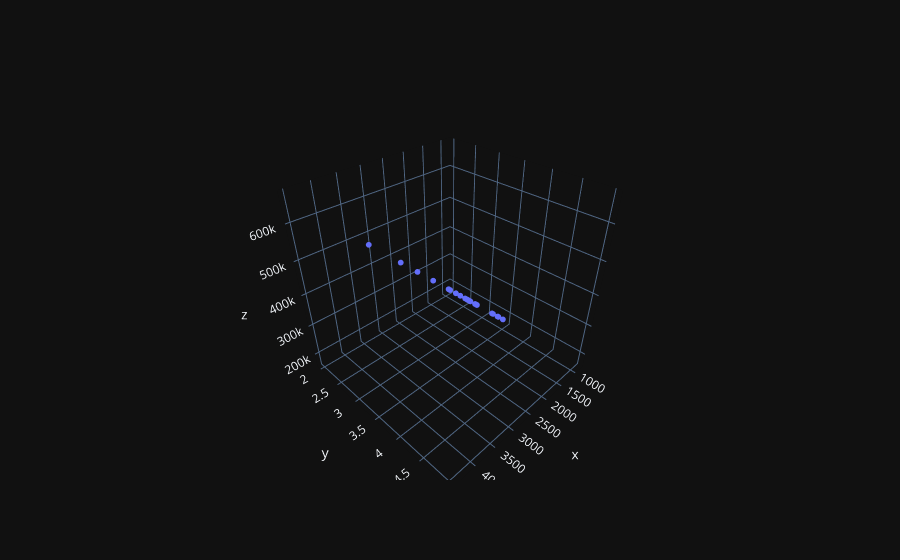

The notebook cell saved with this chart:
### Code cell
scatter3d(X_train[:, 0], X_train[:, 1], Y_train)
scatter3d(X_train[:, 0], X_train[:, 1], lr.predict(X_train))

### Figure 1 — Plotly figure (JSON) as saved in the notebook; plotly's stock layout.template omitted (floating-point values rounded to 4 significant figures)
{"data": [{"marker": {"size": 2}, "mode": "markers", "x": [4478, 1985, 1236, 1811, 1268, 2132, 1427, 4215, 1600, 1890, 1437, 3890, 1534, 1962, 1239, 1888, 3031, 1494, 2162, 1203, 1416, 2104, 852], "y": [5, 4, 3, 4, 3, 4, 3, 4, 3, 3, 3, 3, 3, 4, 3, 2, 4, 3, 4, 3, 2, 3, 2], "z": [665700.0, 327500.0, 223800.0, 304100.0, 228100.0, 347200.0, 249500.0, 627300.0, 272700.0, 311700.0, 250800.0, 580600.0, 263800.0, 324400.0, 224200.0, 308500.0, 468100.0, 258500.0, 351300.0, 219300.0, 245000.0, 340500.0, 169200.0], "type": "scatter3d"}], "layout": {}}
